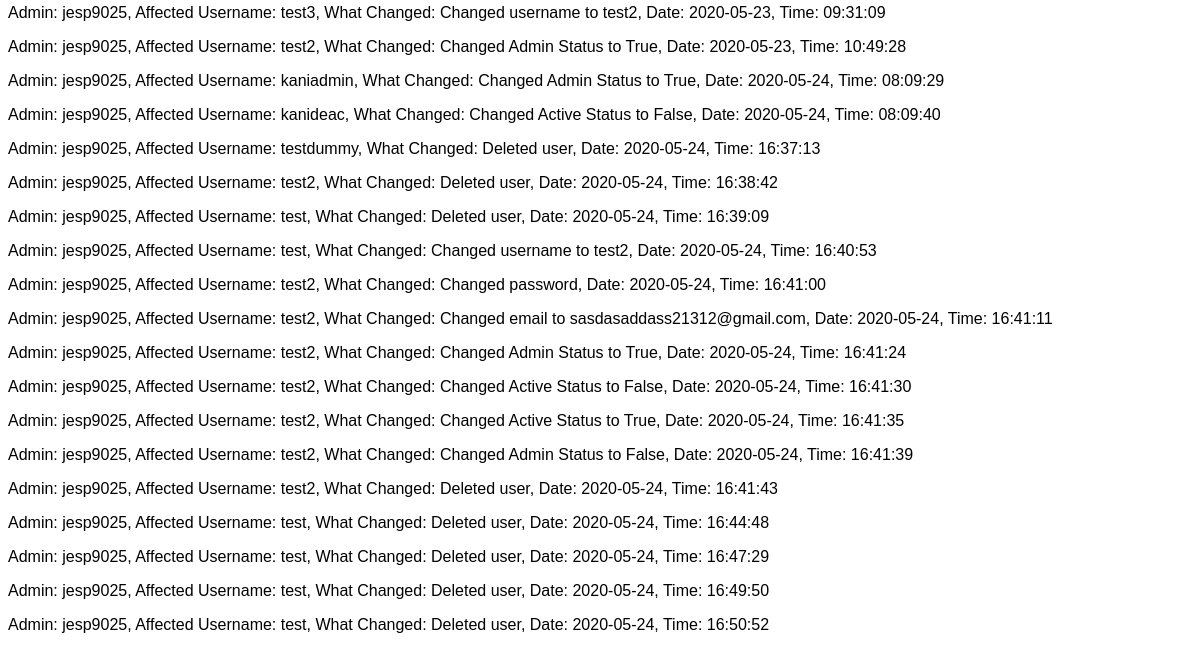
Before: /userdatalog (signed in, lower part) with the older database file.
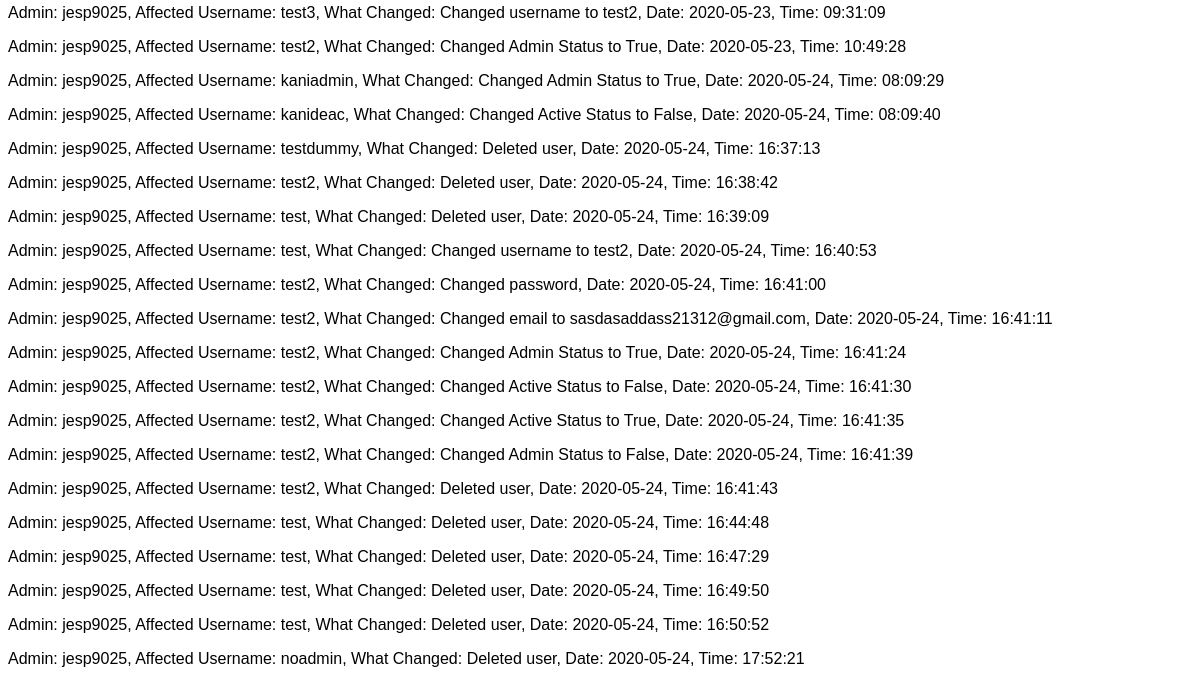
After: the same page with the newer database file.
### tables this page shows
CREATE TABLE UpdateUserData (updateuserdata_admin STRING, updateuserdata_affected_user STRING, updateuserdata_what_changed STRING, updateuserdata_date DATE, updateuserdata_time TIME);

### routes.py (the view)
@app.route("/userdatalog")
def userdatalog():
    if "name" not in session:
        return redirect(url_for("login"))
    if user.checkIfAdmin(session['name']) == False:
        return redirect(url_for("denied"))
    lst = updateUserData.readUserDataLog()
    return render_template("userdatalog.html", data=lst, username=session['name'])

### Project.py (called while the page is built)
    def checkIfAdmin(self, username):
        try:
            c = self.conn.cursor()
            c.execute("SELECT user_is_admin FROM User WHERE user_username = '{}'".format(username))
            lst = c.fetchall()
            toList = functools.reduce(operator.add, (lst))
            for item in toList:
                if item == "True":
                    return True
            return False
        except TypeError:
            pass

    def readUserDataLog(self):
        try:
            c = self.conn.cursor()
            c.execute("SELECT 'Admin:', updateuserdata_admin, 'Affected Username:', updateuserdata_affected_user, 'What Changed:', updateuserdata_what_changed, 'Date:', updateuserdata_date, 'Time:', updateuserdata_time FROM UpdateUserData")
            lst = c.fetchall()
            c.close
            return lst
        except sqlite3.Error as e:
            return "An error occurred:", e.args[0]

### templates/userdatalog.html (shortened to what this page needs)
<!DOCTYPE html>
<head>
<link rel="stylesheet" href="../static/theme.css">
<link rel="stylesheet" type="text/css" href="../static/barstyle.css" title="style"/>
<link rel="stylesheet" type="text/css" href="../static/errorstyle.css" title="style"/>
</head>
<body>
</body>
<body>
    {%for value in data%}
     <p>{{value | replace("(", "") | replace(")", "") | replace(":", "=") | replace("'", "") | replace("=,", ":") | replace("=", ":")}}</p>
    {%endfor%}
   </body>

### static/barstyle.css (style rules this page uses)
body { font-family: Arial, Helvetica, sans-serif; }

Changed rows visible on the page:
added UpdateUserData: value "Admin: jesp9025, Affected Username: noadmin, What Changed: Deleted user, Date: 2020-05-24, Time: 17:52:21"
